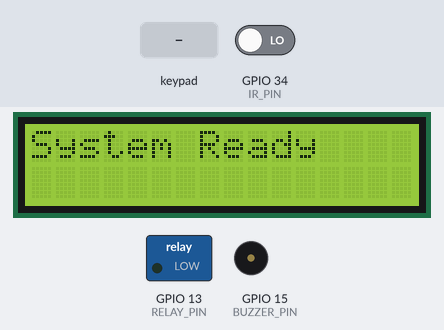
Bench run of a sketch on a simulated ESP32. Shown: 16×2 character LCD, switched loads named in the sketch (green lamp = pin HIGH), buzzer (waves = sounding, pin HIGH). The inputs (shaded band) are chosen by the test bench; at power-on: GPIO 34 (IR_PIN) LOW. What the sketch prints to the serial monitor is not drawn.

Above: at 2.2 s.
2.3 s: keypad keys 7 7 7 8 # pressed 0.4 s apart
At 4.9 s:
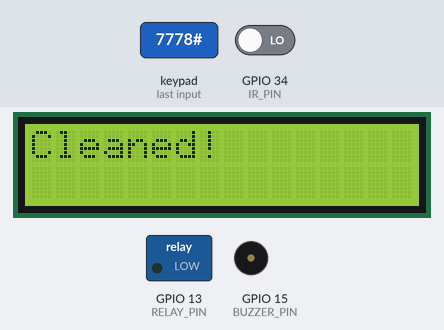
5.8 s: key '*' pressed
At 6.2 s:
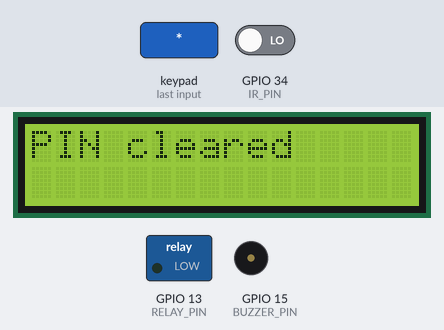
7.8 s: keypad keys 2 6 2 5 3 3 3 2 # pressed 0.4 s apart
At 11.7 s:
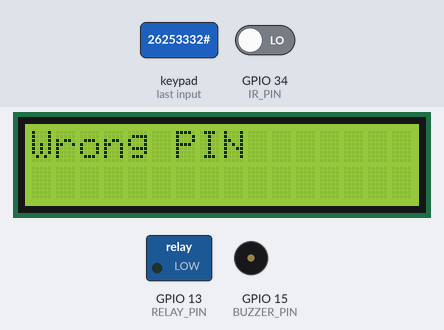
12.9 s: key '0' pressed
At 14.1 s:
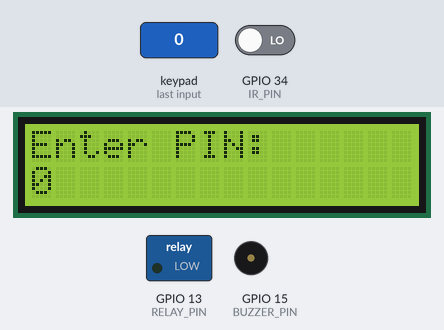
14.4 s: GPIO 34 (IR_PIN) driven HIGH
15.9 s: GPIO 34 (IR_PIN) driven LOW
At 16.4 s:
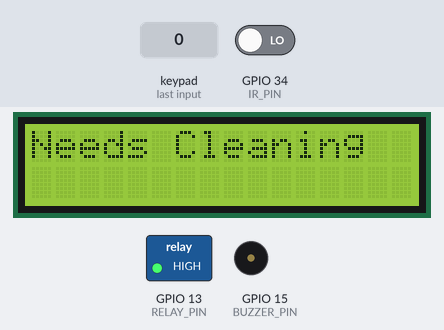
Timing chart, 0 to 18.4 s (numbered marks = the images above; inputs shaded):
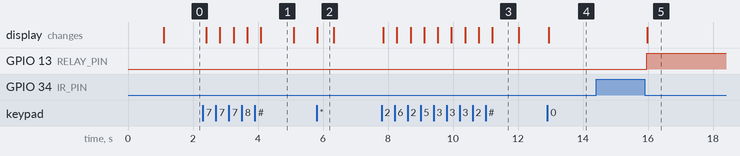

The sketch:

Smart_Sanitization.ino.ino
```cpp
#include <Wire.h>
#include <LiquidCrystal_I2C.h>
#include <Keypad.h>

// LCD
#define LCD_ADDR 0x27
LiquidCrystal_I2C lcd(LCD_ADDR, 16, 2);

// Pins
#define IR_PIN 34          // IR sensor output
#define RELAY_PIN 13       // Relay indicator
#define BUZZER_PIN 15      // ✅ Buzzer pin

// Keypad setup
const byte ROWS = 4;
const byte COLS = 3;
char keys[ROWS][COLS] = {
  {'*','0','#'},
  {'7','8','9'},
  {'4','5','6'},
  {'1','2','3'}
};
byte rowPins[ROWS] = {26, 25, 33, 32};
byte colPins[COLS] = {27, 14, 12};
Keypad keypad = Keypad(makeKeymap(keys), rowPins, colPins, ROWS, COLS);

// Config
#define ESCALATION_MS 60000   // 1 min for demo
const String CLEANER_PIN = "7778";  // PIN for cleaner

// State
bool pending = false;
unsigned long usageStart = 0;
bool escalated = false;
bool occupied = false;
String pinBuffer = "";

void setup() {
  Serial.begin(115200);
  Wire.begin(21, 22);

  pinMode(IR_PIN, INPUT);
  pinMode(RELAY_PIN, OUTPUT);
  pinMode(BUZZER_PIN, OUTPUT);   // ✅ Setup buzzer
  digitalWrite(RELAY_PIN, LOW);
  digitalWrite(BUZZER_PIN, LOW);

  lcd.init();
  lcd.backlight();
  lcd.setCursor(0,0); lcd.print("Sanitation Mon");
  delay(1000);
  lcd.clear();
  lcd.setCursor(0,0); lcd.print("System Ready");
}

void loop() {
  int ir = digitalRead(IR_PIN);
  unsigned long now = millis();

  // Detect usage (enter + leave)
  if (ir == HIGH && !occupied) {
    occupied = true;
    Serial.println("Occupied detected");
  } else if (ir == LOW && occupied) {
    occupied = false;
    Serial.println("Usage complete");
    markUsage();
  }

  // Handle keypad input
  handleKeypad();

  // Escalation check
  if (pending && !escalated && (now - usageStart >= ESCALATION_MS)) {
    escalate();
  }

  delay(100);
}

void handleKeypad() {
  char key = keypad.getKey();
  if (!key) return;

  Serial.print("Key: "); Serial.println(key);

  if (key == '*') {
    pinBuffer = "";
    lcd.clear(); lcd.setCursor(0,0); lcd.print("PIN cleared");
    delay(500);
    updateLCD();
  }
  else if (key == '#') {   // ✅ Use # as OK button
    if (pinBuffer == CLEANER_PIN) {
      lcd.clear(); lcd.setCursor(0,0); lcd.print("PIN OK");
      clearPending();
    } else {
      lcd.clear(); lcd.setCursor(0,0); lcd.print("Wrong PIN");
      delay(800);
      updateLCD();
    }
    pinBuffer = "";
  }
  else {
    pinBuffer += key;
    lcd.clear(); lcd.setCursor(0,0); lcd.print("Enter PIN:");
    lcd.setCursor(0,1);
    lcd.print(pinBuffer);   // Show real digits now
  }
}

void markUsage() {
  pending = true;
  usageStart = millis();
  escalated = false;
  digitalWrite(RELAY_PIN, HIGH); // indicator ON
  lcd.clear();
  lcd.setCursor(0,0); lcd.print("Needs Cleaning");
}

void clearPending() {
  pending = false;
  escalated = false;
  digitalWrite(RELAY_PIN, LOW);
  digitalWrite(BUZZER_PIN, LOW);  // ✅ stop buzzer if running
  lcd.clear();
  lcd.setCursor(0,0); lcd.print("Cleaned!");
  delay(1000);
  updateLCD();
}

void escalate() {
  escalated = true;
  lcd.clear();
  lcd.setCursor(0,0); lcd.print("Manager Alert!");
  Serial.println("⚠ Escalation triggered");

  // Blink relay + buzzer as alert
  for (int i = 0; i < 5; i++) {
    digitalWrite(RELAY_PIN, HIGH);
    digitalWrite(BUZZER_PIN, HIGH);
    delay(300);
    digitalWrite(RELAY_PIN, LOW);
    digitalWrite(BUZZER_PIN, LOW);
    delay(300);
  }

  // Keep buzzer ON after blinking
  digitalWrite(RELAY_PIN, HIGH);
  digitalWrite(BUZZER_PIN, HIGH);
}

void updateLCD() {
  if (!pending) {
    lcd.clear();
    lcd.setCursor(0,0); lcd.print("System Ready");
  } else {
    lcd.clear();
    lcd.setCursor(0,0); lcd.print("Needs Cleaning");
  }
}
```

Measured:
- after the input at 2.3 s, the display: first changes after 0.11 s (image 1 shows a later state)
- after the input at 5.8 s, the display: changes at once (image 2)
- after the input at 7.8 s, the display: first changes after 0.06 s (image 3 shows a later state)
- after the input at 12.9 s, the display: changes at once (image 4)
- after the input at 14.4 s, every drawn part: stays the same
- after the input at 15.9 s, GPIO 13 (RELAY_PIN): LOW → HIGH after 0.06 s; the display: changes after 0.08 s (image 5)
- what the display in image 1 shows lasts 1.0 s, from 4.1 s to 5.1 s
- what the display in image 2 shows lasts 0.5 s, from 5.8 s to 6.3 s
